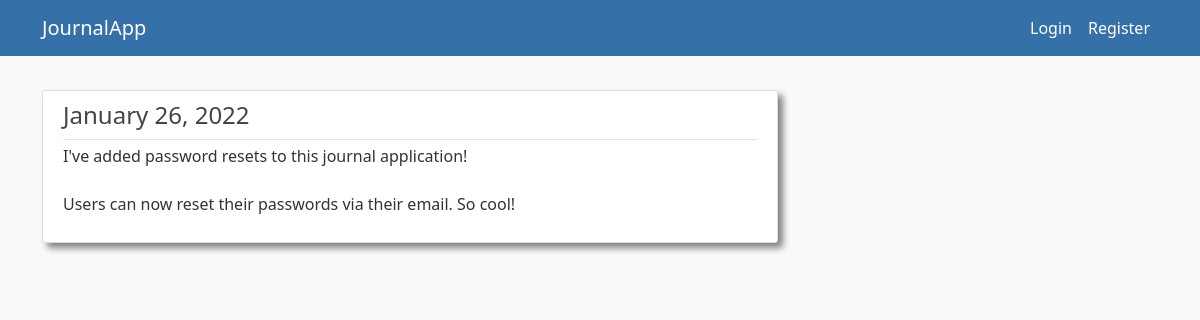
The page /entry/143/ on the database its author committed.
### journal/models.py (models this page shows, shortened)
class Entry(models.Model):
    title = models.CharField(max_length=100)
    content = models.TextField()
    date_posted = models.DateTimeField(default=timezone.now)
    author = models.ForeignKey(User,on_delete=models.CASCADE)

### journal/views.py (the view)
# urls.py: path('entry/<int:pk>/',EntryDetailView.as_view(),name='entry-details'),
class EntryDetailView(DetailView):
    model = Entry
    template_name ='journal/entry_details.html'

### journal/templates/journal/entry_details.html (shortened to what this page needs)
{% extends 'journal/base.html' %}
{% block content %}
<article class="media content-section">
    <div class="media-body">
        <div class="article-metadata">
            <h4 class='article-title'>{{ object.date_posted|date:"F j, Y" }}</h4>
        </div>
        <p class="article-content">{{ object.content }}</p>
    </div>
</article>
{% endblock content %}

### journal/static/journal/main.css (style rules this page uses)
body { background: #fafafa; color: #333333; margin-top: 5rem; }
h1, h2, h3, h4, h5, h6 { color: #444444; }
.content-section { background: #ffffff; padding: 10px 20px; border: 1px solid #dddddd; border-radius: 3px; margin-bottom: 20px; margin-top: 10px; box-shadow: 5px 5px 7px grey; }
.article-title { color: #444444; text-decoration: none; }
.article-content { white-space: pre-line; }
.article-metadata { padding-bottom: 1px; margin-bottom: 4px; border-bottom: 1px solid #e3e3e3; text-decoration: none; }

### rows shown on the page
Entry: date_posted "January 26, 2022", content "I've added password resets to this journal application! Users can now reset their passwords via their email. So cool!"
